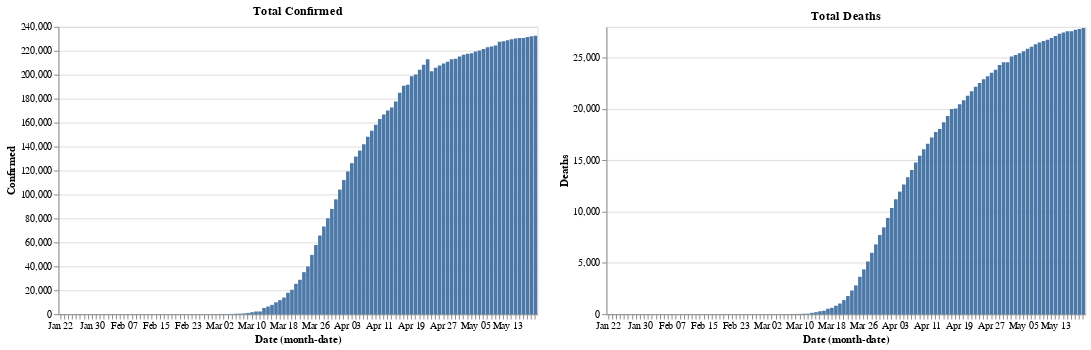

This figure's notebook cell:
### Code cell
#create a base chart with common elements
base = alt.Chart(spain).mark_bar().encode(
    x='monthdate(Date):O',
).properties(
    width=500
)
red=alt.value("#f54242")
base.encode(y="Confirmed").properties(title="Total Confirmed")|base.encode(y="Deaths").properties(title="Total Deaths")

### Figure 1 — Vega-Lite specification as saved in the notebook (floating-point values rounded to 4 significant figures)
{"config": {"view": {"continuousWidth": 400, "continuousHeight": 300}}, "hconcat": [{"mark": "bar", "encoding": {"x": {"type": "ordinal", "field": "Date", "timeUnit": "monthdate"}, "y": {"type": "quantitative", "field": "Confirmed"}}, "title": "Total Confirmed", "width": 500}, {"mark": "bar", "encoding": {"x": {"type": "ordinal", "field": "Date", "timeUnit": "monthdate"}, "y": {"type": "quantitative", "field": "Deaths"}}, "title": "Total Deaths", "width": 500}], "data": {"name": "data-0d086691c67e1afbc77baf3f67377d89"}, "$schema": "https://vega.github.io/schema/vega-lite/v4.8.1.json", "datasets": {"data-0d086691c67e1afbc77baf3f67377d89": [{"Unnamed: 0": 158, "Date": "2020-01-22T00:00:00", "Country/Region": "Spain", "Confirmed": 0, "Deaths": 0, "Recovered": 0.0, "Active": 0.0, "New cases": 0, "New deaths": 0, "New recovered": 0}, {"Unnamed: 0": 346, "Date": "2020-01-23T00:00:00", "Country/Region": "Spain", "Confirmed": 0, "Deaths": 0, "Recovered": 0.0, "Active": 0.0, "New cases": 0, "New deaths": 0, "New recovered": 0}, {"Unnamed: 0": 534, "Date": "2020-01-24T00:00:00", "Country/Region": "Spain", "Confirmed": 0, "Deaths": 0, "Recovered": 0.0, "Active": 0.0, "New cases": 0, "New deaths": 0, "New recovered": 0}, {"Unnamed: 0": 722, "Date": "2020-01-25T00:00:00", "Country/Region": "Spain", "Confirmed": 0, "Deaths": 0, "Recovered": 0.0, "Active": 0.0, "New cases": 0, "New deaths": 0, "New recovered": 0}, {"Unnamed: 0": 910, "Date": "2020-01-26T00:00:00", "Country/Region": "Spain", "Confirmed": 0, "Deaths": 0, "Recovered": 0.0, "Active": 0.0, "New cases": 0, "New deaths": 0, "New recovered": 0}, {"Unnamed: 0": 1098, "Date": "2020-01-27T00:00:00", "Country/Region": "Spain", "Confirmed": 0, "Deaths": 0, "Recovered": 0.0, "Active": 0.0, "New cases": 0, "New deaths": 0, "New recovered": 0}, {"Unnamed: 0": 1286, "Date": "2020-01-28T00:00:00", "Country/Region": "Spain", "Confirmed": 0, "Deaths": 0, "Recovered": 0.0, "Active": 0.0, "New cases": 0, "New deaths": 0, "New recovered": 0}, {"Unnamed: 0": 1474, "Date": "2020-01-29T00:00:00", "Country/Region": "Spain", "Confirmed": 0, "Deaths": 0, "Recovered": 0.0, "Active": 0.0, "New cases": 0, "New deaths": 0, "New recovered": 0}, {"Unnamed: 0": 1662, "Date": "2020-01-30T00:00:00", "Country/Region": "Spain", "Confirmed": 0, "Deaths": 0, "Recovered": 0.0, "Active": 0.0, "New cases": 0, "New deaths": 0, "New recovered": 0}, {"Unnamed: 0": 1850, "Date": "2020-01-31T00:00:00", "Country/Region": "Spain", "Confirmed": 0, "Deaths": 0, "Recovered": 0.0, "Active": 0.0, "New cases": 0, "New deaths": 0, "New recovered": 0}, {"Unnamed: 0": 2038, "Date": "2020-02-01T00:00:00", "Country/Region": "Spain", "Confirmed": 1, "Deaths": 0, "Recovered": 0.0, "Active": 1.0, "New cases": 1, "New deaths": 0, "New recovered": 0}, {"Unnamed: 0": 2226, "Date": "2020-02-02T00:00:00", "Country/Region": "Spain", "Confirmed": 1, "Deaths": 0, "Recovered": 0.0, "Active": 1.0, "New cases": 0, "New deaths": 0, "New recovered": 0}, {"Unnamed: 0": 2414, "Date": "2020-02-03T00:00:00", "Country/Region": "Spain", "Confirmed": 1, "Deaths": 0, "Recovered": 0.0, "Active": 1.0, "New cases": 0, "New deaths": 0, "New recovered": 0}, {"Unnamed: 0": 2602, "Date": "2020-02-04T00:00:00", "Country/Region": "Spain", "Confirmed": 1, "Deaths": 0, "Recovered": 0.0, "Active": 1.0, "New cases": 0, "New deaths": 0, "New recovered": 0}, {"Unnamed: 0": 2790, "Date": "2020-02-05T00:00:00", "Country/Region": "Spain", "Confirmed": 1, "Deaths": 0, "Recovered": 0.0, "Active": 1.0, "New cases": 0, "New deaths": 0, "New recovered": 0}, {"Unnamed: 0": 2978, "Date": "2020-02-06T00:00:00", "Country/Region": "Spain", "Confirmed": 1, "Deaths": 0, "Recovered": 0.0, "Active": 1.0, "New cases": 0, "New deaths": 0, "New recovered": 0}, {"Unnamed: 0": 3166, "Date": "2020-02-07T00:00:00", "Country/Region": "Spain", "Confirmed": 1, "Deaths": 0, "Recovered": 0.0, "Active": 1.0, "New cases": 0, "New deaths": 0, "New recovered": 0}, {"Unnamed: 0": 3354, "Date": "2020-02-08T00:00:00", "Country/Region": "Spain", "Confirmed": 1, "Deaths": 0, "Recovered": 0.0, "Active": 1.0, "New cases": 0, "New deaths": 0, "New recovered": 0}, {"Unnamed: 0": 3542, "Date": "2020-02-09T00:00:00", "Country/Region": "Spain", "Confirmed": 2, "Deaths": 0, "Recovered": 0.0, "Active": 2.0, "New cases": 1, "New deaths": 0, "New recovered": 0}, {"Unnamed: 0": 3730, "Date": "2020-02-10T00:00:00", "Country/Region": "Spain", "Confirmed": 2, "Deaths": 0, "Recovered": 0.0, "Active": 2.0, "New cases": 0, "New deaths": 0, "New recovered": 0}, {"Unnamed: 0": 3918, "Date": "2020-02-11T00:00:00", "Country/Region": "Spain", "Confirmed": 2, "Deaths": 0, "Recovered": 0.0, "Active": 2.0, "New cases": 0, "New deaths": 0, "New recovered": 0}, {"Unnamed: 0": 4106, "Date": "2020-02-12T00:00:00", "Country/Region": "Spain", "Confirmed": 2, "Deaths": 0, "Recovered": 0.0, "Active": 2.0, "New cases": 0, "New deaths": 0, "New recovered": 0}, {"Unnamed: 0": 4294, "Date": "2020-02-13T00:00:00", "Country/Region": "Spain", "Confirmed": 2, "Deaths": 0, "Recovered": 0.0, "Active": 2.0, "New cases": 0, "New deaths": 0, "New recovered": 0}, {"Unnamed: 0": 4482, "Date": "2020-02-14T00:00:00", "Country/Region": "Spain", "Confirmed": 2, "Deaths": 0, "Recovered": 0.0, "Active": 2.0, "New cases": 0, "New deaths": 0, "New recovered": 0}, {"Unnamed: 0": 4670, "Date": "2020-02-15T00:00:00", "Country/Region": "Spain", "Confirmed": 2, "Deaths": 0, "Recovered": 2.0, "Active": 0.0, "New cases": 0, "New deaths": 0, "New recovered": 2}, {"Unnamed: 0": 4858, "Date": "2020-02-16T00:00:00", "Country/Region": "Spain", "Confirmed": 2, "Deaths": 0, "Recovered": 2.0, "Active": 0.0, "New cases": 0, "New deaths": 0, "New recovered": 0}, {"Unnamed: 0": 5046, "Date": "2020-02-17T00:00:00", "Country/Region": "Spain", "Confirmed": 2, "Deaths": 0, "Recovered": 2.0, "Active": 0.0, "New cases": 0, "New deaths": 0, "New recovered": 0}, {"Unnamed: 0": 5234, "Date": "2020-02-18T00:00:00", "Country/Region": "Spain", "Confirmed": 2, "Deaths": 0, "Recovered": 2.0, "Active": 0.0, "New cases": 0, "New deaths": 0, "New recovered": 0}, {"Unnamed: 0": 5422, "Date": "2020-02-19T00:00:00", "Country/Region": "Spain", "Confirmed": 2, "Deaths": 0, "Recovered": 2.0, "Active": 0.0, "New cases": 0, "New deaths": 0, "New recovered": 0}, {"Unnamed: 0": 5610, "Date": "2020-02-20T00:00:00", "Country/Region": "Spain", "Confirmed": 2, "Deaths": 0, "Recovered": 2.0, "Active": 0.0, "New cases": 0, "New deaths": 0, "New recovered": 0}, {"Unnamed: 0": 5798, "Date": "2020-02-21T00:00:00", "Country/Region": "Spain", "Confirmed": 2, "Deaths": 0, "Recovered": 2.0, "Active": 0.0, "New cases": 0, "New deaths": 0, "New recovered": 0}, {"Unnamed: 0": 5986, "Date": "2020-02-22T00:00:00", "Country/Region": "Spain", "Confirmed": 2, "Deaths": 0, "Recovered": 2.0, "Active": 0.0, "New cases": 0, "New deaths": 0, "New recovered": 0}, {"Unnamed: 0": 6174, "Date": "2020-02-23T00:00:00", "Country/Region": "Spain", "Confirmed": 2, "Deaths": 0, "Recovered": 2.0, "Active": 0.0, "New cases": 0, "New deaths": 0, "New recovered": 0}, {"Unnamed: 0": 6362, "Date": "2020-02-24T00:00:00", "Country/Region": "Spain", "Confirmed": 2, "Deaths": 0, "Recovered": 2.0, "Active": 0.0, "New cases": 0, "New deaths": 0, "New recovered": 0}, {"Unnamed: 0": 6550, "Date": "2020-02-25T00:00:00", "Country/Region": "Spain", "Confirmed": 6, "Deaths": 0, "Recovered": 2.0, "Active": 4.0, "New cases": 4, "New deaths": 0, "New recovered": 0}, {"Unnamed: 0": 6738, "Date": "2020-02-26T00:00:00", "Country/Region": "Spain", "Confirmed": 13, "Deaths": 0, "Recovered": 2.0, "Active": 11.0, "New cases": 7, "New deaths": 0, "New recovered": 0}, {"Unnamed: 0": 6926, "Date": "2020-02-27T00:00:00", "Country/Region": "Spain", "Confirmed": 15, "Deaths": 0, "Recovered": 2.0, "Active": 13.0, "New cases": 2, "New deaths": 0, "New recovered": 0}, {"Unnamed: 0": 7114, "Date": "2020-02-28T00:00:00", "Country/Region": "Spain", "Confirmed": 32, "Deaths": 0, "Recovered": 2.0, "Active": 30.0, "New cases": 17, "New deaths": 0, "New recovered": 0}, {"Unnamed: 0": 7302, "Date": "2020-02-29T00:00:00", "Country/Region": "Spain", "Confirmed": 45, "Deaths": 0, "Recovered": 2.0, "Active": 43.0, "New cases": 13, "New deaths": 0, "New recovered": 0}, {"Unnamed: 0": 7490, "Date": "2020-03-01T00:00:00", "Country/Region": "Spain", "Confirmed": 84, "Deaths": 0, "Recovered": 2.0, "Active": 82.0, "New cases": 39, "New deaths": 0, "New recovered": 0}, {"Unnamed: 0": 7678, "Date": "2020-03-02T00:00:00", "Country/Region": "Spain", "Confirmed": 120, "Deaths": 0, "Recovered": 2.0, "Active": 118.0, "New cases": 36, "New deaths": 0, "New recovered": 0}, {"Unnamed: 0": 7866, "Date": "2020-03-03T00:00:00", "Country/Region": "Spain", "Confirmed": 165, "Deaths": 1, "Recovered": 2.0, "Active": 162.0, "New cases": 45, "New deaths": 1, "New recovered": 0}, {"Unnamed: 0": 8054, "Date": "2020-03-04T00:00:00", "Country/Region": "Spain", "Confirmed": 222, "Deaths": 2, "Recovered": 2.0, "Active": 218.0, "New cases": 57, "New deaths": 1, "New recovered": 0}, {"Unnamed: 0": 8242, "Date": "2020-03-05T00:00:00", "Country/Region": "Spain", "Confirmed": 259, "Deaths": 3, "Recovered": 2.0, "Active": 254.0, "New cases": 37, "New deaths": 1, "New recovered": 0}, {"Unnamed: 0": 8430, "Date": "2020-03-06T00:00:00", "Country/Region": "Spain", "Confirmed": 400, "Deaths": 5, "Recovered": 2.0, "Active": 393.0, "New cases": 141, "New deaths": 2, "New recovered": 0}, {"Unnamed: 0": 8618, "Date": "2020-03-07T00:00:00", "Country/Region": "Spain", "Confirmed": 500, "Deaths": 10, "Recovered": 30.0, "Active": 460.0, "New cases": 100, "New deaths": 5, "New recovered": 28}, {"Unnamed: 0": 8806, "Date": "2020-03-08T00:00:00", "Country/Region": "Spain", "Confirmed": 673, "Deaths": 17, "Recovered": 30.0, "Active": 626.0, "New cases": 173, "New deaths": 7, "New recovered": 0}, {"Unnamed: 0": 8994, "Date": "2020-03-09T00:00:00", "Country/Region": "Spain", "Confirmed": 1073, "Deaths": 28, "Recovered": 32.0, "Active": 1013.0, "New cases": 400, "New deaths": 11, "New recovered": 2}, {"Unnamed: 0": 9182, "Date": "2020-03-10T00:00:00", "Country/Region": "Spain", "Confirmed": 1695, "Deaths": 35, "Recovered": 32.0, "Active": 1628.0, "New cases": 622, "New deaths": 7, "New recovered": 0}, {"Unnamed: 0": 9370, "Date": "2020-03-11T00:00:00", "Country/Region": "Spain", "Confirmed": 2277, "Deaths": 54, "Recovered": 183.0, "Active": 2040.0, "New cases": 582, "New deaths": 19, "New recovered": 151}, {"Unnamed: 0": 9558, "Date": "2020-03-12T00:00:00", "Country/Region": "Spain", "Confirmed": 2277, "Deaths": 55, "Recovered": 183.0, "Active": 2039.0, "New cases": 0, "New deaths": 1, "New recovered": 0}, {"Unnamed: 0": 9746, "Date": "2020-03-13T00:00:00", "Country/Region": "Spain", "Confirmed": 5232, "Deaths": 133, "Recovered": 193.0, "Active": 4906.0, "New cases": 2955, "New deaths": 78, "New recovered": 10}, {"Unnamed: 0": 9934, "Date": "2020-03-14T00:00:00", "Country/Region": "Spain", "Confirmed": 6391, "Deaths": 195, "Recovered": 517.0, "Active": 5679.0, "New cases": 1159, "New deaths": 62, "New recovered": 324}, {"Unnamed: 0": 10122, "Date": "2020-03-15T00:00:00", "Country/Region": "Spain", "Confirmed": 7798, "Deaths": 289, "Recovered": 517.0, "Active": 6992.0, "New cases": 1407, "New deaths": 94, "New recovered": 0}, {"Unnamed: 0": 10310, "Date": "2020-03-16T00:00:00", "Country/Region": "Spain", "Confirmed": 9942, "Deaths": 342, "Recovered": 530.0, "Active": 9070.0, "New cases": 2144, "New deaths": 53, "New recovered": 13}, {"Unnamed: 0": 10498, "Date": "2020-03-17T00:00:00", "Country/Region": "Spain", "Confirmed": 11748, "Deaths": 533, "Recovered": 1028.0, "Active": 10190.0, "New cases": 1806, "New deaths": 191, "New recovered": 498}, {"Unnamed: 0": 10686, "Date": "2020-03-18T00:00:00", "Country/Region": "Spain", "Confirmed": 13910, "Deaths": 623, "Recovered": 1081.0, "Active": 12210.0, "New cases": 2162, "New deaths": 90, "New recovered": 53}, {"Unnamed: 0": 10874, "Date": "2020-03-19T00:00:00", "Country/Region": "Spain", "Confirmed": 17963, "Deaths": 830, "Recovered": 1107.0, "Active": 16030.0, "New cases": 4053, "New deaths": 207, "New recovered": 26}, {"Unnamed: 0": 11062, "Date": "2020-03-20T00:00:00", "Country/Region": "Spain", "Confirmed": 20410, "Deaths": 1043, "Recovered": 1588.0, "Active": 17780.0, "New cases": 2447, "New deaths": 213, "New recovered": 481}, {"Unnamed: 0": 11250, "Date": "2020-03-21T00:00:00", "Country/Region": "Spain", "Confirmed": 25374, "Deaths": 1375, "Recovered": 2125.0, "Active": 21870.0, "New cases": 4964, "New deaths": 332, "New recovered": 537}, {"Unnamed: 0": 11438, "Date": "2020-03-22T00:00:00", "Country/Region": "Spain", "Confirmed": 28768, "Deaths": 1772, "Recovered": 2575.0, "Active": 24420.0, "New cases": 3394, "New deaths": 397, "New recovered": 450}, {"Unnamed: 0": 11626, "Date": "2020-03-23T00:00:00", "Country/Region": "Spain", "Confirmed": 35136, "Deaths": 2311, "Recovered": 2575.0, "Active": 30250.0, "New cases": 6368, "New deaths": 539, "New recovered": 0}, {"Unnamed: 0": 11814, "Date": "2020-03-24T00:00:00", "Country/Region": "Spain", "Confirmed": 39885, "Deaths": 2808, "Recovered": 3794.0, "Active": 33280.0, "New cases": 4749, "New deaths": 497, "New recovered": 1219}, {"Unnamed: 0": 12002, "Date": "2020-03-25T00:00:00", "Country/Region": "Spain", "Confirmed": 49515, "Deaths": 3647, "Recovered": 5367.0, "Active": 40500.0, "New cases": 9630, "New deaths": 839, "New recovered": 1573}, {"Unnamed: 0": 12190, "Date": "2020-03-26T00:00:00", "Country/Region": "Spain", "Confirmed": 57786, "Deaths": 4365, "Recovered": 7015.0, "Active": 46410.0, "New cases": 8271, "New deaths": 718, "New recovered": 1648}, {"Unnamed: 0": 12378, "Date": "2020-03-27T00:00:00", "Country/Region": "Spain", "Confirmed": 65719, "Deaths": 5138, "Recovered": 9357.0, "Active": 51220.0, "New cases": 7933, "New deaths": 773, "New recovered": 2342}, {"Unnamed: 0": 12566, "Date": "2020-03-28T00:00:00", "Country/Region": "Spain", "Confirmed": 73235, "Deaths": 5982, "Recovered": 12280.0, "Active": 54970.0, "New cases": 7516, "New deaths": 844, "New recovered": 2928}, {"Unnamed: 0": 12754, "Date": "2020-03-29T00:00:00", "Country/Region": "Spain", "Confirmed": 80110, "Deaths": 6803, "Recovered": 14710.0, "Active": 58600.0, "New cases": 6875, "New deaths": 821, "New recovered": 2424}, {"Unnamed: 0": 12942, "Date": "2020-03-30T00:00:00", "Country/Region": "Spain", "Confirmed": 87956, "Deaths": 7716, "Recovered": 16780.0, "Active": 63460.0, "New cases": 7846, "New deaths": 913, "New recovered": 2071}, {"Unnamed: 0": 13130, "Date": "2020-03-31T00:00:00", "Country/Region": "Spain", "Confirmed": 95923, "Deaths": 8464, "Recovered": 19260.0, "Active": 68200.0, "New cases": 7967, "New deaths": 748, "New recovered": 2479}, {"Unnamed: 0": 13318, "Date": "2020-04-01T00:00:00", "Country/Region": "Spain", "Confirmed": 104118, "Deaths": 9387, "Recovered": 22650.0, "Active": 72080.0, "New cases": 8195, "New deaths": 923, "New recovered": 3388}, {"Unnamed: 0": 13506, "Date": "2020-04-02T00:00:00", "Country/Region": "Spain", "Confirmed": 112065, "Deaths": 10348, "Recovered": 26740.0, "Active": 74970.0, "New cases": 7947, "New deaths": 961, "New recovered": 4096}, {"Unnamed: 0": 13694, "Date": "2020-04-03T00:00:00", "Country/Region": "Spain", "Confirmed": 119199, "Deaths": 11198, "Recovered": 30510.0, "Active": 77490.0, "New cases": 7134, "New deaths": 850, "New recovered": 3770}, {"Unnamed: 0": 13882, "Date": "2020-04-04T00:00:00", "Country/Region": "Spain", "Confirmed": 126168, "Deaths": 11947, "Recovered": 34220.0, "Active": 80000.0, "New cases": 6969, "New deaths": 749, "New recovered": 3706}, {"Unnamed: 0": 14070, "Date": "2020-04-05T00:00:00", "Country/Region": "Spain", "Confirmed": 131646, "Deaths": 12641, "Recovered": 38080.0, "Active": 80920.0, "New cases": 5478, "New deaths": 694, "New recovered": 3861}, {"Unnamed: 0": 14258, "Date": "2020-04-06T00:00:00", "Country/Region": "Spain", "Confirmed": 136675, "Deaths": 13341, "Recovered": 40440.0, "Active": 82900.0, "New cases": 5029, "New deaths": 700, "New recovered": 2357}, {"Unnamed: 0": 14446, "Date": "2020-04-07T00:00:00", "Country/Region": "Spain", "Confirmed": 141942, "Deaths": 14045, "Recovered": 43210.0, "Active": 84690.0, "New cases": 5267, "New deaths": 704, "New recovered": 2771}, {"Unnamed: 0": 14634, "Date": "2020-04-08T00:00:00", "Country/Region": "Spain", "Confirmed": 148220, "Deaths": 14792, "Recovered": 48020.0, "Active": 85410.0, "New cases": 6278, "New deaths": 747, "New recovered": 4813}, {"Unnamed: 0": 14822, "Date": "2020-04-09T00:00:00", "Country/Region": "Spain", "Confirmed": 153222, "Deaths": 15447, "Recovered": 52160.0, "Active": 85610.0, "New cases": 5002, "New deaths": 655, "New recovered": 4144}, {"Unnamed: 0": 15010, "Date": "2020-04-10T00:00:00", "Country/Region": "Spain", "Confirmed": 158273, "Deaths": 16081, "Recovered": 55670.0, "Active": 86520.0, "New cases": 5051, "New deaths": 634, "New recovered": 3503}, {"Unnamed: 0": 15198, "Date": "2020-04-11T00:00:00", "Country/Region": "Spain", "Confirmed": 163027, "Deaths": 16606, "Recovered": 59110.0, "Active": 87310.0, "New cases": 4754, "New deaths": 525, "New recovered": 3441}, {"Unnamed: 0": 15386, "Date": "2020-04-12T00:00:00", "Country/Region": "Spain", "Confirmed": 166831, "Deaths": 17209, "Recovered": 62390.0, "Active": 87230.0, "New cases": 3804, "New deaths": 603, "New recovered": 3282}, {"Unnamed: 0": 15574, "Date": "2020-04-13T00:00:00", "Country/Region": "Spain", "Confirmed": 170099, "Deaths": 17756, "Recovered": 64730.0, "Active": 87620.0, "New cases": 3268, "New deaths": 547, "New recovered": 2336}, {"Unnamed: 0": 15762, "Date": "2020-04-14T00:00:00", "Country/Region": "Spain", "Confirmed": 172541, "Deaths": 18056, "Recovered": 67500.0, "Active": 86980.0, "New cases": 2442, "New deaths": 300, "New recovered": 2777}, {"Unnamed: 0": 15950, "Date": "2020-04-15T00:00:00", "Country/Region": "Spain", "Confirmed": 177644, "Deaths": 18708, "Recovered": 70850.0, "Active": 88080.0, "New cases": 5103, "New deaths": 652, "New recovered": 3349}, {"Unnamed: 0": 16138, "Date": "2020-04-16T00:00:00", "Country/Region": "Spain", "Confirmed": 184948, "Deaths": 19315, "Recovered": 74800.0, "Active": 90840.0, "New cases": 7304, "New deaths": 607, "New recovered": 3944}, {"Unnamed: 0": 16326, "Date": "2020-04-17T00:00:00", "Country/Region": "Spain", "Confirmed": 190839, "Deaths": 20002, "Recovered": 74800.0, "Active": 96040.0, "New cases": 5891, "New deaths": 687, "New recovered": 0}, {"Unnamed: 0": 16514, "Date": "2020-04-18T00:00:00", "Country/Region": "Spain", "Confirmed": 191726, "Deaths": 20043, "Recovered": 74800.0, "Active": 96890.0, "New cases": 887, "New deaths": 41, "New recovered": 0}, {"Unnamed: 0": 16702, "Date": "2020-04-19T00:00:00", "Country/Region": "Spain", "Confirmed": 198674, "Deaths": 20453, "Recovered": 77360.0, "Active": 100900.0, "New cases": 6948, "New deaths": 410, "New recovered": 2560}, {"Unnamed: 0": 16890, "Date": "2020-04-20T00:00:00", "Country/Region": "Spain", "Confirmed": 200210, "Deaths": 20852, "Recovered": 80590.0, "Active": 98770.0, "New cases": 1536, "New deaths": 399, "New recovered": 3230}, {"Unnamed: 0": 17078, "Date": "2020-04-21T00:00:00", "Country/Region": "Spain", "Confirmed": 204178, "Deaths": 21282, "Recovered": 82510.0, "Active": 100400.0, "New cases": 3968, "New deaths": 430, "New recovered": 1927}, {"Unnamed: 0": 17266, "Date": "2020-04-22T00:00:00", "Country/Region": "Spain", "Confirmed": 208389, "Deaths": 21717, "Recovered": 85920.0, "Active": 100800.0, "New cases": 4211, "New deaths": 435, "New recovered": 3401}, {"Unnamed: 0": 17454, "Date": "2020-04-23T00:00:00", "Country/Region": "Spain", "Confirmed": 213024, "Deaths": 22157, "Recovered": 89250.0, "Active": 101600.0, "New cases": 4635, "New deaths": 440, "New recovered": 3335}, {"Unnamed: 0": 17642, "Date": "2020-04-24T00:00:00", "Country/Region": "Spain", "Confirmed": 202990, "Deaths": 22524, "Recovered": 92360.0, "Active": 88110.0, "New cases": 0, "New deaths": 367, "New recovered": 3105}, {"Unnamed: 0": 17830, "Date": "2020-04-25T00:00:00", "Country/Region": "Spain", "Confirmed": 205905, "Deaths": 22902, "Recovered": 95710.0, "Active": 87300.0, "New cases": 2915, "New deaths": 378, "New recovered": 3353}, {"Unnamed: 0": 18018, "Date": "2020-04-26T00:00:00", "Country/Region": "Spain", "Confirmed": 207634, "Deaths": 23190, "Recovered": 98370.0, "Active": 86070.0, "New cases": 1729, "New deaths": 288, "New recovered": 2664}, {"Unnamed: 0": 18206, "Date": "2020-04-27T00:00:00", "Country/Region": "Spain", "Confirmed": 209465, "Deaths": 23521, "Recovered": 100900.0, "Active": 85070.0, "New cases": 1831, "New deaths": 331, "New recovered": 2503}, {"Unnamed: 0": 18394, "Date": "2020-04-28T00:00:00", "Country/Region": "Spain", "Confirmed": 210773, "Deaths": 23822, "Recovered": 102500.0, "Active": 84400.0, "New cases": 1308, "New deaths": 301, "New recovered": 1673}, {"Unnamed: 0": 18582, "Date": "2020-04-29T00:00:00", "Country/Region": "Spain", "Confirmed": 212917, "Deaths": 24275, "Recovered": 108900.0, "Active": 79700.0, "New cases": 2144, "New deaths": 453, "New recovered": 6399}, {"Unnamed: 0": 18770, "Date": "2020-04-30T00:00:00", "Country/Region": "Spain", "Confirmed": 213435, "Deaths": 24543, "Recovered": 112000.0, "Active": 76840.0, "New cases": 518, "New deaths": 268, "New recovered": 3103}, {"Unnamed: 0": 18958, "Date": "2020-05-01T00:00:00", "Country/Region": "Spain", "Confirmed": 215216, "Deaths": 24543, "Recovered": 112000.0, "Active": 78620.0, "New cases": 1781, "New deaths": 0, "New recovered": 0}, {"Unnamed: 0": 19146, "Date": "2020-05-02T00:00:00", "Country/Region": "Spain", "Confirmed": 216582, "Deaths": 25100, "Recovered": 117200.0, "Active": 74230.0, "New cases": 1366, "New deaths": 557, "New recovered": 5198}, {"Unnamed: 0": 19334, "Date": "2020-05-03T00:00:00", "Country/Region": "Spain", "Confirmed": 217466, "Deaths": 25264, "Recovered": 118900.0, "Active": 73300.0, "New cases": 884, "New deaths": 164, "New recovered": 1654}, {"Unnamed: 0": 19522, "Date": "2020-05-04T00:00:00", "Country/Region": "Spain", "Confirmed": 218011, "Deaths": 25428, "Recovered": 121300.0, "Active": 71240.0, "New cases": 545, "New deaths": 164, "New recovered": 2441}, {"Unnamed: 0": 19710, "Date": "2020-05-05T00:00:00", "Country/Region": "Spain", "Confirmed": 219329, "Deaths": 25613, "Recovered": 123500.0, "Active": 70230.0, "New cases": 1318, "New deaths": 185, "New recovered": 2143}, {"Unnamed: 0": 19898, "Date": "2020-05-06T00:00:00", "Country/Region": "Spain", "Confirmed": 220325, "Deaths": 25857, "Recovered": 126000.0, "Active": 68470.0, "New cases": 996, "New deaths": 244, "New recovered": 2516}, {"Unnamed: 0": 20086, "Date": "2020-05-07T00:00:00", "Country/Region": "Spain", "Confirmed": 221447, "Deaths": 26070, "Recovered": 128500.0, "Active": 66870.0, "New cases": 1122, "New deaths": 213, "New recovered": 2509}, {"Unnamed: 0": 20274, "Date": "2020-05-08T00:00:00", "Country/Region": "Spain", "Confirmed": 222857, "Deaths": 26299, "Recovered": 131100.0, "Active": 65410.0, "New cases": 1410, "New deaths": 229, "New recovered": 2637}, {"Unnamed: 0": 20462, "Date": "2020-05-09T00:00:00", "Country/Region": "Spain", "Confirmed": 223578, "Deaths": 26478, "Recovered": 134000.0, "Active": 63150.0, "New cases": 721, "New deaths": 179, "New recovered": 2804}, {"Unnamed: 0": 20650, "Date": "2020-05-10T00:00:00", "Country/Region": "Spain", "Confirmed": 224350, "Deaths": 26621, "Recovered": 136200.0, "Active": 61560.0, "New cases": 772, "New deaths": 143, "New recovered": 2214}, {"Unnamed: 0": 20838, "Date": "2020-05-11T00:00:00", "Country/Region": "Spain", "Confirmed": 227436, "Deaths": 26744, "Recovered": 137100.0, "Active": 63550.0, "New cases": 3086, "New deaths": 123, "New recovered": 973}, {"Unnamed: 0": 21026, "Date": "2020-05-12T00:00:00", "Country/Region": "Spain", "Confirmed": 228030, "Deaths": 26920, "Recovered": 139000.0, "Active": 62130.0, "New cases": 594, "New deaths": 176, "New recovered": 1841}, {"Unnamed: 0": 21214, "Date": "2020-05-13T00:00:00", "Country/Region": "Spain", "Confirmed": 228691, "Deaths": 27104, "Recovered": 140800.0, "Active": 60760.0, "New cases": 661, "New deaths": 184, "New recovered": 1843}, {"Unnamed: 0": 21402, "Date": "2020-05-14T00:00:00", "Country/Region": "Spain", "Confirmed": 229540, "Deaths": 27321, "Recovered": 143400.0, "Active": 58840.0, "New cases": 849, "New deaths": 217, "New recovered": 2551}, {"Unnamed: 0": 21590, "Date": "2020-05-15T00:00:00", "Country/Region": "Spain", "Confirmed": 230183, "Deaths": 27459, "Recovered": 144800.0, "Active": 57940.0, "New cases": 643, "New deaths": 138, "New recovered": 1409}, {"Unnamed: 0": 21778, "Date": "2020-05-16T00:00:00", "Country/Region": "Spain", "Confirmed": 230698, "Deaths": 27563, "Recovered": 146400.0, "Active": 56690.0, "New cases": 515, "New deaths": 104, "New recovered": 1663}, {"Unnamed: 0": 21966, "Date": "2020-05-17T00:00:00", "Country/Region": "Spain", "Confirmed": 230698, "Deaths": 27563, "Recovered": 146400.0, "Active": 56690.0, "New cases": 0, "New deaths": 0, "New recovered": 0}, {"Unnamed: 0": 22154, "Date": "2020-05-18T00:00:00", "Country/Region": "Spain", "Confirmed": 231606, "Deaths": 27709, "Recovered": 150400.0, "Active": 53520.0, "New cases": 908, "New deaths": 146, "New recovered": 3930}, {"Unnamed: 0": 22342, "Date": "2020-05-19T00:00:00", "Country/Region": "Spain", "Confirmed": 232037, "Deaths": 27778, "Recovered": 150400.0, "Active": 53880.0, "New cases": 431, "New deaths": 69, "New recovered": 0}, {"Unnamed: 0": 22530, "Date": "2020-05-20T00:00:00", "Country/Region": "Spain", "Confirmed": 232555, "Deaths": 27888, "Recovered": 150400.0, "Active": 54290.0, "New cases": 518, "New deaths": 110, "New recovered": 0}]}}
